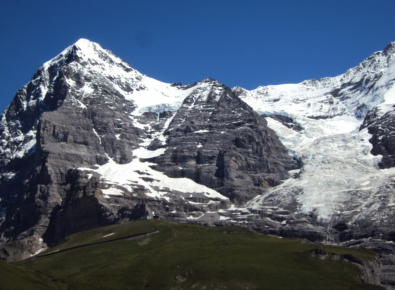
#> input picture mountain1.jpg, 395 x 290 px
$ jupyter execute --allow-errors Untitled.ipynb
#> lines starting #> are read from the running program, lines starting #| are printed output that depends on the picture
#> further down, img1 is the input picture: shape (290, 395, 3); mean B, G, R 114.3, 96.7, 84
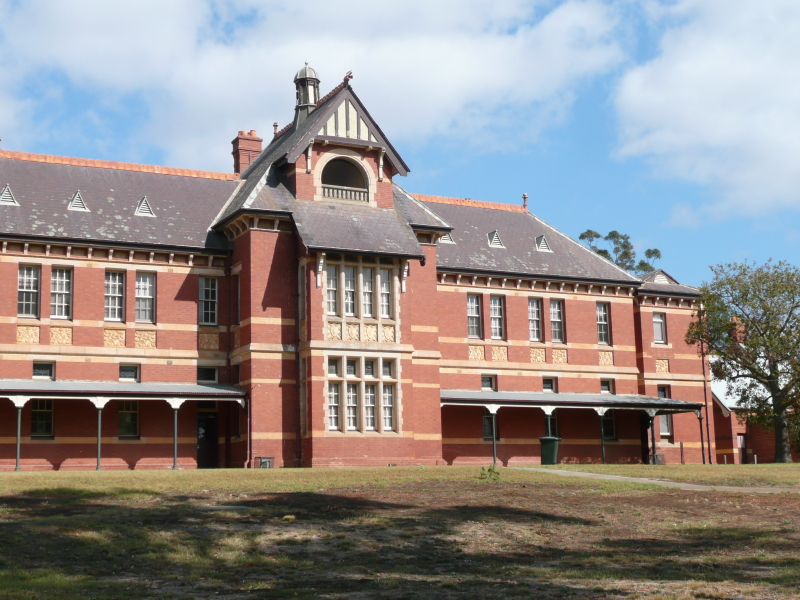
#> input picture house2.jpeg, 800 x 600 px
#> further down, img2 is the input picture: shape (600, 800, 3); mean B, G, R 138.5, 139.8, 145.8
[cell 1]
from matplotlib import pyplot as plt
import cv2
import numpy as np

def interp2(v, xq, yq):

    if len(xq.shape) == 2 or len(yq.shape) == 2:
        dim_input = 2
        q_h = xq.shape[0]
#> q_h = 1000
        q_w = xq.shape[1]
#> q_w = 1000
        xq = xq.flatten()
        yq = yq.flatten()

    h = v.shape[0]
#> h = 290
    w = v.shape[1]
#> w = 395
    if xq.shape != yq.shape:
        raise 'query coordinates Xq Yq should have same shape'

    x_floor = np.floor(xq).astype(np.int32)
    y_floor = np.floor(yq).astype(np.int32)
    x_ceil = np.ceil(xq).astype(np.int32)
    y_ceil = np.ceil(yq).astype(np.int32)

    x_floor[x_floor < 0] = 0
    y_floor[y_floor < 0] = 0
    x_ceil[x_ceil < 0] = 0
    y_ceil[y_ceil < 0] = 0

    x_floor[x_floor >= w-1] = w-1
    y_floor[y_floor >= h-1] = h-1
    x_ceil[x_ceil >= w-1] = w-1
    y_ceil[y_ceil >= h-1] = h-1

    v1 = v[y_floor, x_floor]
    v2 = v[y_floor, x_ceil]
    v3 = v[y_ceil, x_floor]
    v4 = v[y_ceil, x_ceil]

    lh = yq - y_floor
    lw = xq - x_floor
    hh = 1 - lh
    hw = 1 - lw

    w1 = hh * hw
    w2 = hh * lw
    w3 = lh * hw
    w4 = lh * lw

    interp_val = v1 * w1 + w2 * v2 + w3 * v3 + w4 * v4

    if dim_input == 2:
        return interp_val.reshape(q_h, q_w)
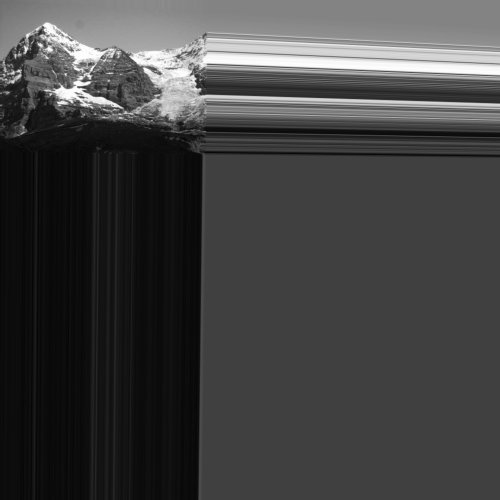
#> returned value: shape (1000, 1000) float64 (shown at 1/2 size); min 9.28, max 255, mean 73; drawn with min black and max white
    return interp_val


def getHomographedImg(img1,H,shape0, shape1):
# [11 lines of commented-out code are left out]
    x_r = np.array(range(shape0))
#     x_r = x_r+xmin
    y_r = np.array(range(shape1))
#     y_r = y_r+ymin

    x_co1,y_co1 = np.meshgrid(x_r,y_r)
    x_co = x_co1.flatten()
    y_co = y_co1.flatten()
    ones = np.ones(x_co.shape)
    Cord = np.vstack([x_co,y_co,ones])
    CordOg = np.matmul(np.linalg.inv(H),Cord)
    CordOg = CordOg/CordOg[2,:]
    x_og = CordOg[0,:].reshape(x_co1.shape)
    y_og = CordOg[1,:].reshape(y_co1.shape)
    im1BT = interp2(img1[:,:,0],x_og,y_og)
    im1GT = interp2(img1[:,:,1],x_og,y_og)
#> in interp2 (call 2), `return interp_val.reshape(q_h, q_w)`:
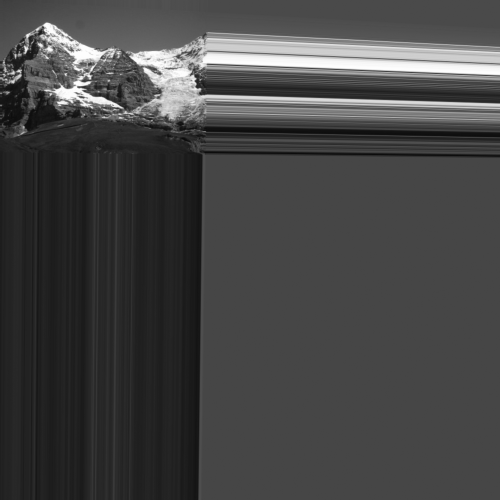
#> returned value: shape (1000, 1000) float64 (shown at 1/2 size); min 9.51, max 255, mean 69.4
    im1RT = interp2(img1[:,:,2],x_og,y_og)
#> in interp2 (call 3), `return interp_val.reshape(q_h, q_w)`:
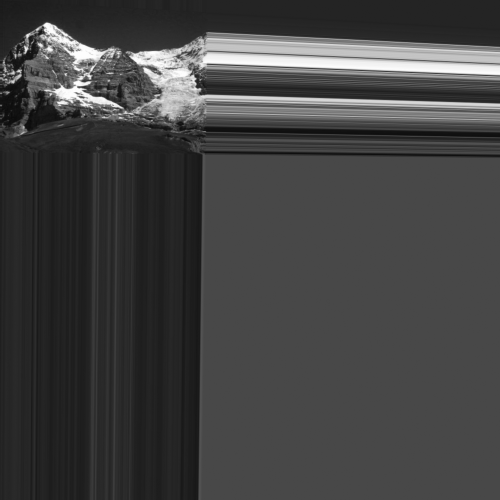
#> returned value: shape (1000, 1000) float64 (shown at 1/2 size); min 8.54, max 255, mean 66.8

    outliersX1 = np.argwhere(x_og>img1.shape[1])
    outliersX2 = np.argwhere(x_og<0)
    outliersY1 = np.argwhere(y_og>img1.shape[0])
    outliersY2 = np.argwhere(y_og<0)
    outliers = np.vstack([outliersX1,outliersX2,outliersY1,outliersY2])
    im1BT[outliers[:,0],outliers[:,1]]=0
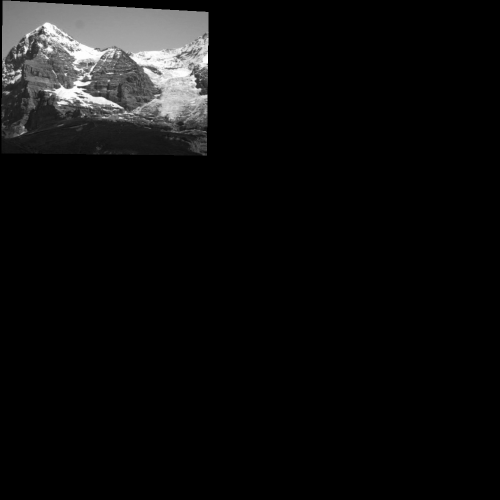
#> im1BT: shape (1000, 1000) float64 (shown at 1/2 size); min 0, max 255, mean 13.9; drawn with min black and max white
    im1GT[outliers[:,0],outliers[:,1]]=0
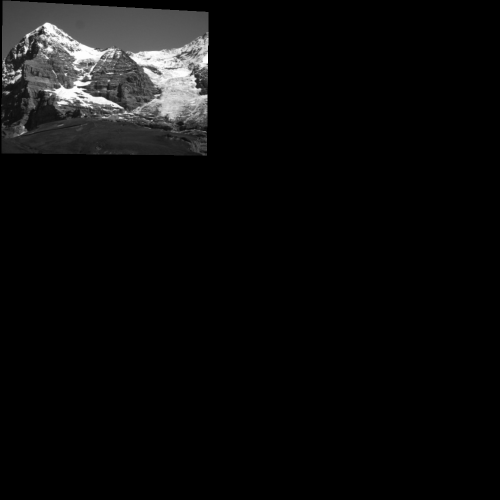
#> im1GT: shape (1000, 1000) float64 (shown at 1/2 size); min 0, max 255, mean 11.7
    im1RT[outliers[:,0],outliers[:,1]]=0
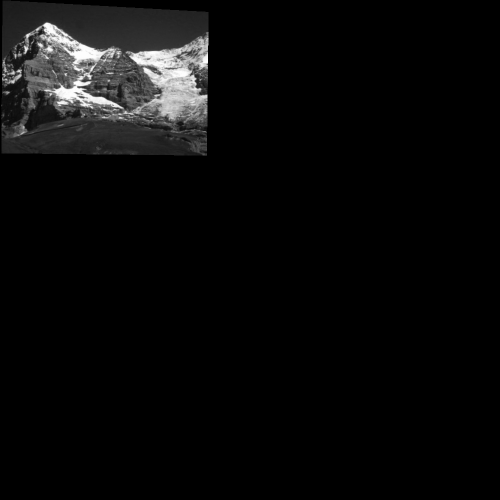
#> im1RT: shape (1000, 1000) float64 (shown at 1/2 size); min 0, max 255, mean 10.2
    # [8 lines of commented-out code are left out]
    img1T = np.zeros([shape0,shape1,3])
    img1T[:,:,0] = im1BT
    img1T[:,:,1] = im1GT
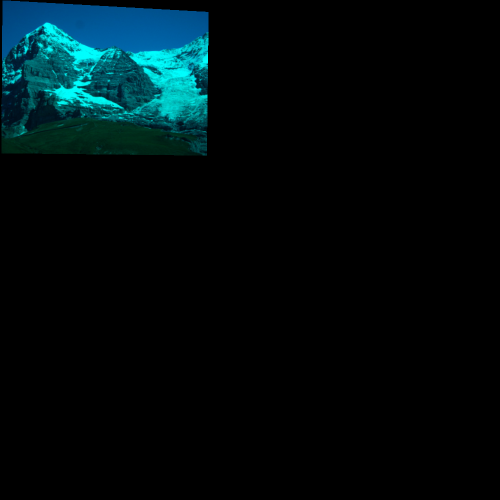
#> img1T: shape (1000, 1000, 3) float64 (shown at 1/2 size); mean of channels 0, 1, 2 13.9, 11.7, 0; drawn with min black and max white
    img1T[:,:,2] = im1RT
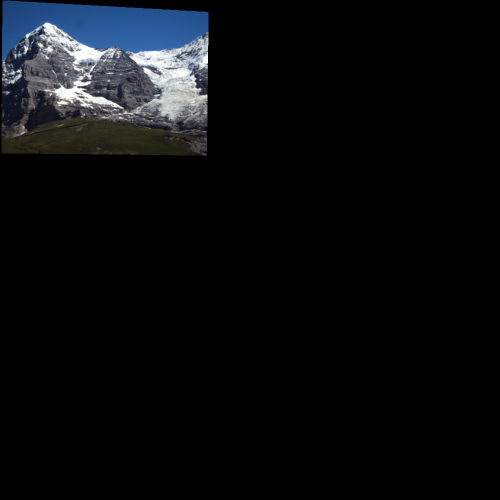
#> img1T: shape (1000, 1000, 3) float64 (shown at 1/2 size); mean of channels 0, 1, 2 13.9, 11.7, 10.2; drawn with min black and max white
    # [4 lines of commented-out code are left out]
    plt.imshow(img1T.astype(int))
    plt.show()
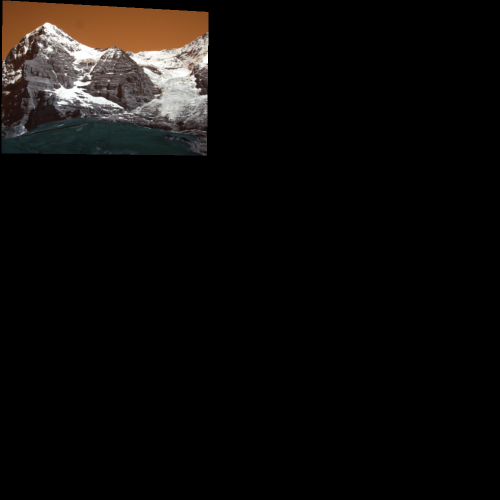
#> shown: shape (1000, 1000, 3) (shown at 1/2 size); mean R, G, B 13.8, 11.7, 10.1
    #print(xmax-xmin,xmin,ymax-ymin,ymin)
    return img1T

[cell 2]
# H = [[1.33, -0.0516, -100], [0.162, 1.26, 200], [0.00041, -2.26e-05, 1]] #THE H MATRIX for left to middle houe
H = [[ 1.11282315e+00, -7.24568684e-03,  4.34741210e+00], [ 6.30087893e-02,  1.05961951e+00,  0.00000000e+00], [ 1.64534424e-04,  1.36570447e-05,  1.00000000e+00]]
img1 = cv2.imread('mountain1.jpg')
img2 = cv2.imread('house2.jpeg')
img1T = getHomographedImg(img1,H,1000,1000)
